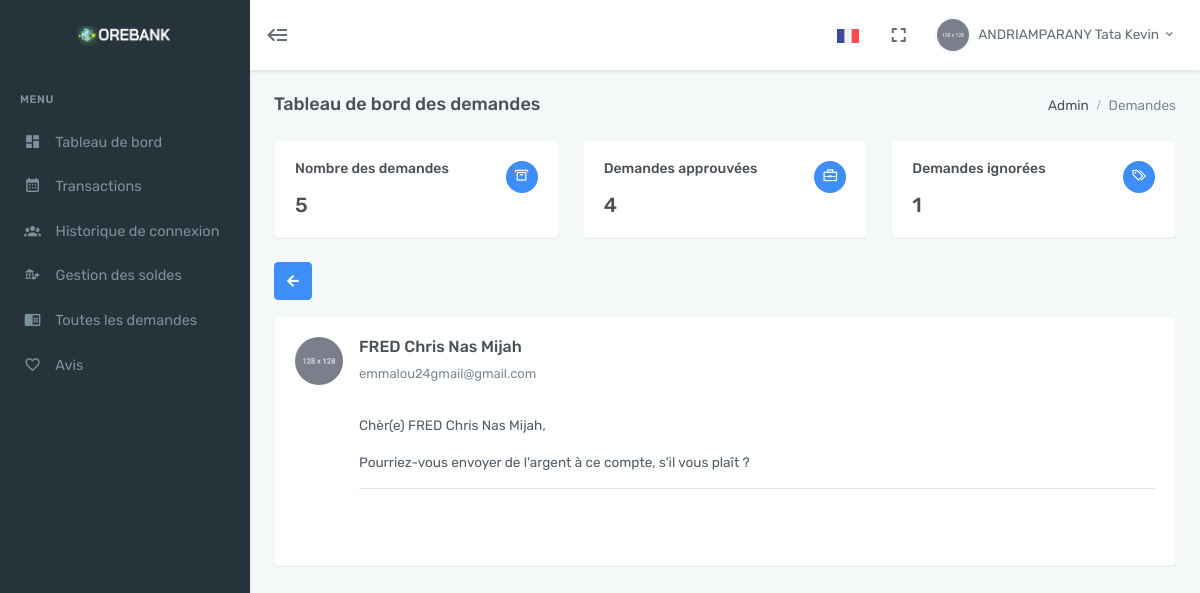
Screenshot of /admin/dist/view_request_read.php?request_id=100009036 (signed in) with the database file from the repository.
### tables this page shows
CREATE TABLE `tbl_customer` (
  `account_no` int(9) NOT NULL,
  `full_name` char(100) NOT NULL,
  `gender` char(10) NOT NULL,
  `birth_date` date NOT NULL,
  `mobile` char(15) NOT NULL,
  `email` char(100) NOT NULL
);

CREATE TABLE `tbl_requests` (
  `request_id` int(10) NOT NULL,
  `account_no` int(9) NOT NULL,
  `to_account` int(9) NOT NULL,
  `amount` int(10) NOT NULL,
  `message` varchar(1000) NOT NULL,
  `hasViewed` tinyint(1) NOT NULL DEFAULT 0,
  `status` char(15) NOT NULL,
  `request_date` datetime NOT NULL
);

### admin/dist/view_request_read.php (the view, shortened to what this page needs)
<?php
    include('connect.php');
    if(isset($_SESSION["s_admin_id"]))
    {
        $Admin_id = $_SESSION["s_admin_id"];
        $query_admin = "SELECT * FROM tbl_admin WHERE admin_id=$Admin_id";
        $result_admin = mysqli_query($con, $query_admin);
        $row_admin_detail = mysqli_fetch_array($result_admin);
        $query_for_no_of_requests = "SELECT * FROM tbl_requests";
        $result_no_of_requests = mysqli_query($con,$query_for_no_of_requests);
        $total_requests = mysqli_num_rows($result_no_of_requests);
        $query_for_approved_requests = "SELECT * FROM tbl_requests where status='sent'";
        $result_no_of_approved_requests = mysqli_query($con,$query_for_approved_requests);
        $total_approved = mysqli_num_rows($result_no_of_approved_requests);
        $query_for_ignored_requests = "SELECT * FROM tbl_requests where status='ignore'";
        $result_no_of_ignored_requests = mysqli_query($con,$query_for_ignored_requests);
        $total_ignored= mysqli_num_rows($result_no_of_ignored_requests);
        if(isset($_GET['request_id']))
        {
            $request_id = intval($_GET['request_id']);
            $request_details = mysqli_query($con,"SELECT * FROM tbl_requests WHERE request_id=$request_id");
            $row_request = mysqli_fetch_array($request_details);
            $sender_account_no = $row_request['to_account'];
            $query_for_sender_details = "SELECT * FROM tbl_customer WHERE account_no = $sender_account_no";
            $result_sender_details = mysqli_query($con,$query_for_sender_details);
            $row_sender = mysqli_fetch_array($result_sender_details);
        }
        else {
            header('location: view_requests.php');
        }
    } else {
        header("location:http://localhost/online-banking/admin/dist/auth-login.php");
    }
?>
<!doctype html>
<html lang="en">
    <head>
        <link href="assets/libs/slick-slider/slick/slick.css" rel="stylesheet" type="text/css" />
        <link href="assets/libs/slick-slider/slick/slick-theme.css" rel="stylesheet" type="text/css" />
        <link href="assets/libs/jqvmap/jqvmap.min.css" rel="stylesheet" />
        <link href="assets/css/bootstrap.min.css" rel="stylesheet" type="text/css" />
        <link href="assets/css/icons.min.css" rel="stylesheet" type="text/css" />
        <link href="assets/css/app.min.css" rel="stylesheet" type="text/css" />
    </head>
    <body data-sidebar="dark">
        <div id="layout-wrapper">
            <header id="page-topbar">
                <div class="navbar-header">
                    <div class="d-flex">
                        <div class="navbar-brand-box">
                            <a href="index.php" class="logo logo-light">
                                <span class="logo-lg">
                                    <img src="assets/images/orebank.png" alt="logo" height="20">
                                </span>
                            </a>
                        </div>
                        <button type="button" class="btn btn-sm px-3 font-size-24 header-item waves-effect" id="vertical-menu-btn">
                            <i class="mdi mdi-backburger"></i>
                        </button>
                    </div>
                    <div class="d-flex">
                        <div class="dropdown d-inline-block">
                            <button type="button" class="btn header-item waves-effect" id="page-header-flag-dropdown"
                                data-toggle="dropdown" aria-haspopup="true" aria-expanded="false">
                                <img class="" src="assets/images/flags/french.jpg" alt="Header Language" height="14">
                            </button>
                        </div>
                        <div class="dropdown d-none d-lg-inline-block ml-1">
                            <button type="button" class="btn header-item noti-icon waves-effect" data-toggle="fullscreen">
                                <i class="mdi mdi-fullscreen"></i>
                            </button>
                        </div>
                        <div class="dropdown d-inline-block">
                            <button type="button" class="btn header-item waves-effect" id="page-header-user-dropdown"
                                data-toggle="dropdown" aria-haspopup="true" aria-expanded="false">
                                <img class="rounded-circle header-profile-user" src="assets/images/users/avatar-1.jpg"
                                    alt="Header Avatar">
                                <span class="d-none d-sm-inline-block ml-1"><?php echo $row_admin_detail["full_name"]?></span>
                                <i class="mdi mdi-chevron-down d-none d-sm-inline-block"></i>
                            </button>
                        </div>
                    </div>
                </div>
            </header>
            <div class="vertical-menu">
                <div data-simplebar class="h-100">
                    <div id="sidebar-menu">
                        <ul class="metismenu list-unstyled" id="side-menu">
                            <li class="menu-title">Menu</li>
                            <li>
                                <a href="index.php" class="waves-effect">
                                    <i class="mdi mdi-view-dashboard"></i>
                                    <span>Tableau de bord</span>
                                </a>
                            </li>
                            <li>
                                <a href="transaction.php" class=" waves-effect">
                                    <i class="mdi mdi-calendar-month"></i>
                                    <span>Transactions</span>
                                </a>
                            </li>
                            <li>
                                <a href="login_history.php" class="waves-effect">
                                    <i class="mdi mdi-account-group"></i>
                                    <span>Historique de connexion</span>
                                </a>
                            </li>
                            <li>
                                <a href="manage_balance.php" class="waves-effect">
                                    <i class="mdi mdi-bank-transfer"></i>
                                    <span>Gestion des soldes</span>
                                </a>
                            </li>
                            <li>
                                <a href="view_requests.php" class="waves-effect">
                                    <i class="mdi mdi-book-open"></i>
                                    <span>Toutes les demandes</span>
                                </a>
                            </li>
                            <li>
                                <a href="manage_feedback.php" class="waves-effect">
                                    <i class="mdi mdi-heart-outline"></i>
                                    <span>Avis</span>
                                </a>
                            </li>
                    </div>
                </div>
            </div>
            <div class="main-content">
                <div class="page-content">
                    <div class="container-fluid">
                        <div class="row">
                            <div class="col-12">
                                <div class="page-title-box d-flex align-items-center justify-content-between">
                                    <h4 class="mb-0 font-size-18">Tableau de bord des demandes</h4>
                                    <div class="page-title-right">
                                        <ol class="breadcrumb m-0">
                                            <li class="breadcrumb-item"><a href="javascript: void(0);">Admin</a></li>
                                            <li class="breadcrumb-item active">Demandes</li>
                                        </ol>
                                    </div>
                                </div>
                            </div>
                        </div>
                        <div class="row">
                            <div class="col-sm-6 col-xl-4">
                                <div class="card">
                                    <div class="card-body">
                                        <div class="media">
                                            <div class="media-body">
                                                <h5 class="font-size-14">Nombre des demandes</h5>
                                            </div>
                                            <div class="avatar-xs">
                                                <span class="avatar-title rounded-circle bg-primary">
                                                    <i class="dripicons-box"></i>
                                                </span>
                                            </div>
                                        </div>
                                        <h4 class="m-0 align-self-center"><?php echo $total_requests ?></h4>
                                    </div>
                                </div>
                            </div>
                            <div class="col-sm-6 col-xl-4">
                                <div class="card">
                                    <div class="card-body">
                                        <div class="media">
                                            <div class="media-body">
                                                <h5 class="font-size-14">Demandes approuvées</h5>
                                            </div>
                                            <div class="avatar-xs">
                                                <span class="avatar-title rounded-circle bg-primary">
                                                    <i class="dripicons-briefcase"></i>
                                                </span>
                                            </div>
                                        </div>
                                        <h4 class="m-0 align-self-center"><?php echo $total_approved?></h4>
                                    </div>
                                </div>
                            </div>
                            <div class="col-sm-6 col-xl-4">
                                <div class="card">
                                    <div class="card-body">
                                        <div class="media">
                                            <div class="media-body">
                                                <h5 class="font-size-14">Demandes ignorées</h5>
                                            </div>
                                            <div class="avatar-xs">
                                                <span class="avatar-title rounded-circle bg-primary">
                                                    <i class="dripicons-tags"></i>
                                                </span>
                                            </div>
                                        </div>
                                        <h4 class="m-0 align-self-center"><?php echo $total_ignored?></h4>
                                    </div>
                                </div>
                            </div>
                        </div>
                        <div class="btn-group mr-2 mb-3">
                                                <a href="view_requests.php"><button type="button" class="btn btn-primary waves-light waves-effect"><i class="fas fa-arrow-left"></i></button></a>
                                            </div>
                        <div class="card mb-0">
                                    <div class="card-body">
                                        <div class="media mb-4">
                                            <img class="d-flex mr-3 rounded-circle avatar-sm" src="assets/images/users/avatar-1.jpg" alt="Generic placeholder image">
                                            <div class="media-body">
                                                <h4 class="font-size-16"><?php echo $row_sender['full_name']; ?></h4>
                                                <p class="text-muted font-size-13"><?php echo $row_sender['email']; ?></p>
                                                <div class="btn-toolbar justify-content-md-end" role="toolbar">
                                        </div>
                                        <p>Chèr(e) <?php echo $row_sender['full_name'];?>,</p>
                                        <p><?php echo $row_request['message']; ?></p>
                                        <hr/>
                                        <div class="row">
                                        </div>
                                    </div>
                    </div>
                </div>
            </div>
        </div>
    </body>
</html>

### rows the page displays
tbl_customer: full_name "FRED Chris Nas Mijah", email "emmalou24gmail@gmail.com"
tbl_requests: message "Pourriez-vous envoyer de l'argent à ce compte, s'il vous plaît ?"

### other values shown
$row_admin_detail["full_name"] "ANDRIAMPARANY Tata Kevin"
$total_requests "5"
$total_approved "4"
$total_ignored "1"
